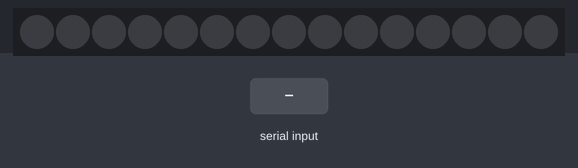
Bench run of a sketch on a simulated Arduino Uno, built with avr-gcc and run on an emulated ATmega328P. On the bench: 15 RGB LEDs in strip order, left to right. The test bench sets the inputs (shaded band). Dim RGB values are drawn brighter than linear; colours are those a GRB WS2812 strip shows for the declared byte order.

Above: at 1.2 s.
1.3 s: "u" received over Serial
At 2.6 s:
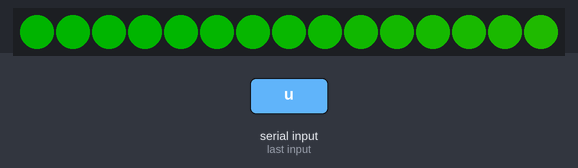
2.9 s: "d" received over Serial
At 4.2 s:
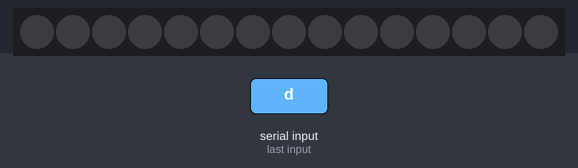
Timing chart, 0 to 5.9 s (numbered marks = the images above; inputs shaded):
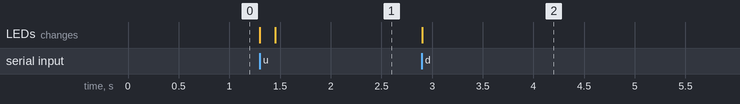

Measured:
- after the input at 1.3 s, the LEDs: first change at once (image 1 shows a later state)
- after the input at 2.9 s, the LEDs: change at once (image 2)

The sketch:

led.ino
```cpp
#include <FastLED.h>
#define NUM_LEDS 15
#define DATA_PIN 2
#define CLOCK_PIN 15

CRGB leds[NUM_LEDS];

void setup() {
	Serial.begin(9600);
	FastLED.addLeds<WS2812,DATA_PIN,RGB>(leds,NUM_LEDS);
	FastLED.setBrightness(84);
}

void fadeall() { for(int i = 0; i < NUM_LEDS; i++) { leds[i].nscale8(250); } }

void loop() {
  static uint8_t hue = 0;
  if (Serial.available() > 0){
    char message = Serial.read();
    if(message == 'u'){
	    for(int i = 0; i < NUM_LEDS; i++) {
		    leds[i] = CHSV(hue++, 255, 255);
		    FastLED.show();
		    fadeall();
		    delay(10);
	  }
  }
    else if (message == 'd'){
      for (int i = 0; i < 15; i++){
        leds[i] = CRGB::Black;
      }
      FastLED.show();
      delay(500);
    }
  }
}
```
